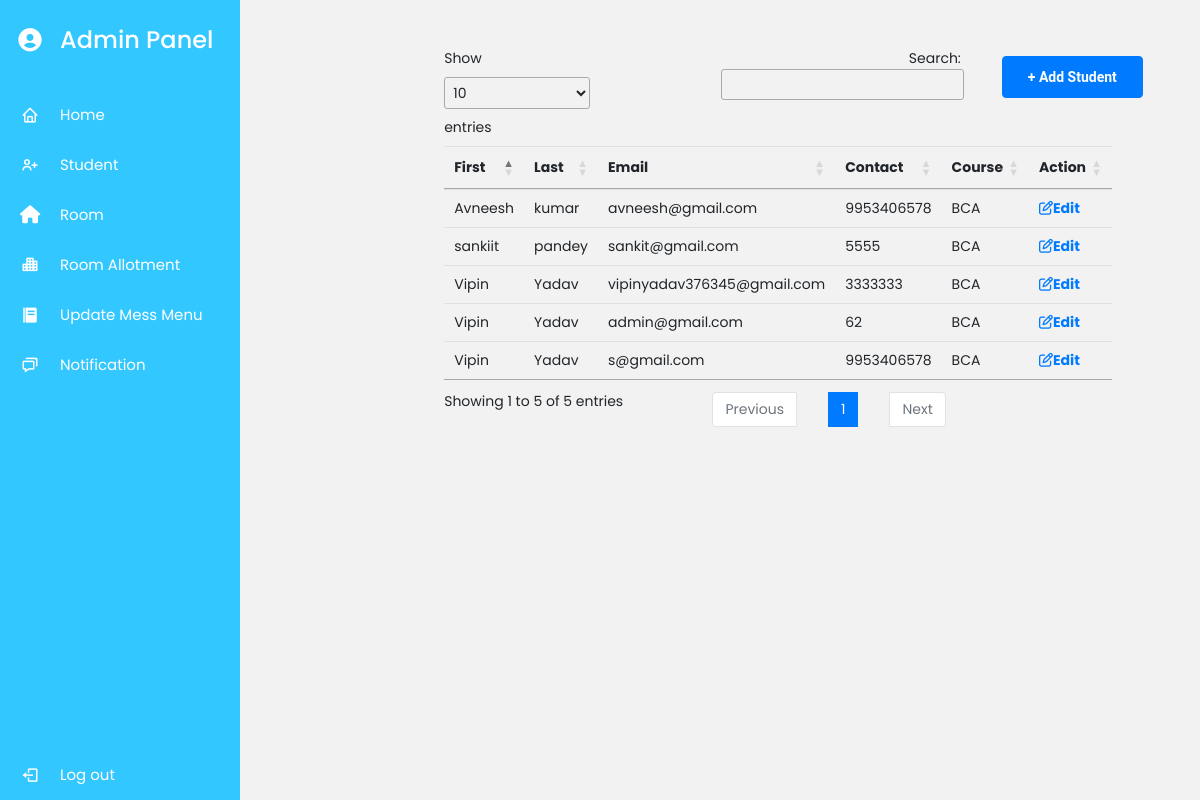
/studentlist/ (signed in), run on the app's committed database.
### myapp/models.py (models this page shows, shortened)
class Student(models.Model):
    user = models.OneToOneField(User,on_delete=models.CASCADE,null=True)
    First_Name = models.CharField(max_length=50,null=False)
    Last_Name = models.CharField(max_length=50,null=False)
    Dob = models.DateField(auto_now=False,null=True)
    Contact = models.CharField(max_length=15,null=False)
    Aadhar_no = models.ImageField(upload_to="img/")
    Course = models.CharField(max_length=20)
    Gender = models.CharField(choices=gender,max_length=15)

### myapp/views.py (the view)
# urls.py: path('studentlist/',views.studentList,name="studentlist"),
def studentList(request):
    if request.user.is_superuser:
        stu_data = Student.objects.all()
        return render(request, 'adminstudent.html', {'studata': stu_data})
    else:
        return redirect("Home")

### myapp/templates/adminstudent.html (shortened to what this page needs)
{% extends 'admindash.html' %}
{% block content %}
   <div class="col-lg-8">
       <div class="row justify-content-around ml-8 mt-5">
           <div class="col-lg-8">
                   <a href="/studentreg/" class='btn btn-primary  float-end my-2' style="    position: absolute;
                   margin-left: 102%;">+ Add Student</a>
                   <table class="table" id="geniustable55">
                       <thead>
                         <tr>
                           <th scope="col">First</th>
                           <th scope="col">Last</th>
                           <th scope="col">Email</th>
                           <th scope="col">Contact</th>
                           <th scope="col">Course</th>
                           <th scope="col">Action</th>
                         </tr>
                       </thead>
                       {% if studata %}
                       <tbody>
                           {% for i in studata %}
                         <tr>
                           <td>{{i.First_Name}}</td>
                           <td>{{i.Last_Name}}</td>
                           <td>{{i.user}}</td>
                           <td>{{i.Contact}}</td>
                           <td>{{i.Course}}</td>
                           <td>
                             <a href="/adminedit/{{i.id}}"><i class="fa fa-pencil-square-o" aria-hidden="true"><strong>Edit</strong></i></a>
                           </td>
                         </tr>
                         {% endfor %}
                       </tbody>
                       {% endif %}
                     </table>
           </div>
           </div>
{% endblock content %}

### myapp/static/css/admindash.css (style rules this page uses)
* { margin: 0; padding: 0; box-sizing: border-box; font-family: 'Poppins', sans-serif; }

### myapp/static/css/main.css (style rules this page uses)
.row { display: -webkit-box; display: -webkit-flex; display: -moz-box; display: -ms-flexbox; display: flex; -webkit-flex-wrap: wrap; -ms-flex-wrap: wrap; flex-wrap: wrap; }
html { -webkit-box-sizing: border-box; -moz-box-sizing: border-box; box-sizing: border-box; }
* { padding: 0; margin: 0; }
*, *:before, *:after { -webkit-box-sizing: inherit; -moz-box-sizing: inherit; box-sizing: inherit; }
body, h1, h2, h3, h4, h5, h6, blockquote, p, pre, dl, dd, ol, ul, figure, hr, fieldset, legend { margin: 0; padding: 0; }
table { border-collapse: collapse; border-spacing: 0; }
body { font-family: "Roboto", "Arial", "Helvetica Neue", sans-serif; font-weight: 400; font-size: 14px; }
.btn { line-height: 40px; display: inline-block; padding: 0 25px; cursor: pointer; color: #fff; font-family: "Roboto", "Arial", "Helvetica Neue", sans-serif; -webkit-transition: all 0.4s ease; -o-transition: all 0.4s ease; -moz-transition: all 0.4s ease; transition: all 0.4s ease; font-size: 14px; font-weight: 700; }

### myapp/static/css/room.css (style rules this page uses)
* { margin: 0; padding: 0; box-sizing: border-box; }
body { font-size: 14px; background: #f2f2f2; }

### data on the page
Student: First_Name "sankiit", Last_Name "pandey", user "sankit@gmail.com", Contact "5555", Course "BCA"
Student: First_Name "Avneesh", Last_Name "kumar", user "avneesh@gmail.com", Contact "9953406578", Course "BCA"
Student: First_Name "Vipin", Last_Name "Yadav", user "vipinyadav376345@gmail.com", Contact "3333333", Course "BCA"
Student: First_Name "Vipin", Last_Name "Yadav", user "admin@gmail.com", Contact "62", Course "BCA"
Student: First_Name "Vipin", Last_Name "Yadav", user "s@gmail.com", Contact "9953406578", Course "BCA"
